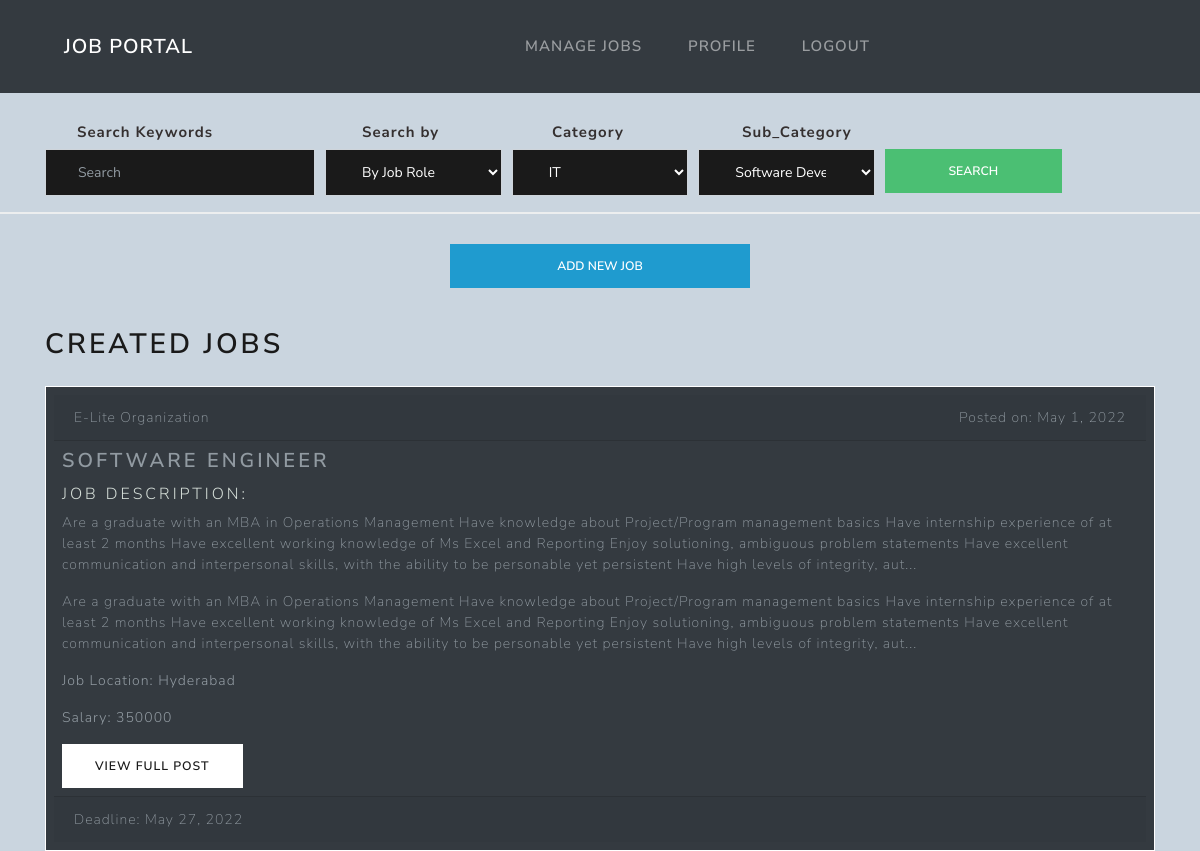
The app's page /manage_jobs (signed in) with its own data.
### core/models.py (models this page shows, shortened)
class Job(models.Model):
    job_role = models.CharField(max_length=255)
    job_description = models.CharField(max_length=1000)
    organization = models.CharField(max_length=255)
    remuneration = models.IntegerField()
    location = models.CharField(max_length=255)
    category = models.ForeignKey(
        Category, on_delete=models.SET_NULL, null=True)
    sub_category = models.ForeignKey(
        Subcategory, on_delete=models.SET_NULL, null=True)
    skill_required_1 = models.CharField(max_length=255)
    skill_required_2 = models.CharField(max_length=255)
    skill_required_3 = models.CharField(max_length=255, blank=True, null=True)
    skill_required_4 = models.CharField(max_length=255, blank=True, null=True)
    skill_required_5 = models.CharField(max_length=255, blank=True, null=True)
    deadline = models.DateField()
    posted_date = models.DateField(auto_now_add=True)
    recruiter = models.ForeignKey(RecruiterProfile, on_delete=models.CASCADE)

### core/views.py (the view)
# urls.py: path("manage_jobs", manage_jobs, name='manage_jobs'),
@ login_required
def manage_jobs(request):
    try:
        r_profile = RecruiterProfile.objects.get(recruiter_id=request.user.id)
        job_list = Job.objects.filter(recruiter_id=r_profile.id)
        args = {'jobs': job_list}
    except:
        job_list = []
        args = {'jobs': job_list}
    return render(request, 'components/managejobs.html', args)

### core/templates/components/managejobs.html (shortened to what this page needs)
{% extends "base.html" %}
{% block content %}
<div class="container">
    <div class="add-job text-center">
        <a class="text-center" href="{% url 'add_job' %}">
            <button class="btn btn-info text-center" style="width: 300px; margin-top: 30px"> Add New Job </button>
        </a>
    </div>
</div>
<div class="container">
    <div style="margin-top: 40px">
        {% if jobs %}
        <h2> Created Jobs </h2>
        {% for job in jobs %}
        <div class="card bg-dark border-light text-xs-center mt-4 p-2">
            <div class="card-header"><span class="float-left">{{job.organization}}</span>
                <span class="float-right">Posted on: {{job.posted_date}}</span>
            </div>
            <div class="card-block mt-2 mb-2">
                <h4 class="card-title ml-2">{{job.job_role}}</h4>
                <h5 class="font-weight-light ml-2">Job Description:</h5>
                <p class="card-text ml-2">
                    {{job.job_description|slice:":400"}}...
                </p>
                <p class="card-text ml-2">
                    {{job.job_description|slice:":400"}}...
                </p>
                <p class="font-weight-light ml-2">Job Location: {{job.location}}</p>
                <p class="font-weight-light ml-2">Salary: {{job.remuneration}}</p>
                <a href="{% url 'job_details' job.id %}" class="btn btn-secondary ml-2">View Full Post</a>
            </div>
            <div class="card-footer text-muted">Deadline: {{job.deadline}}</div>
        </div>
        {% endfor %}
        {% else %}
        <h6 style="margin-top: 100px;color: #c9302c"> You have not created any jobs </h6>
        {% endif %}
    </div>
</div>
{% endblock %}

### static/css/main.css (style rules this page uses)
body { margin: 0; padding: 0; background-color: #cad5df; }
.job_list h3, h4, h5, h6 { color: #d6dfd9; }

### records on screen
Job: organization "E-Lite Organization", posted_date "May 1, 2022", job_role "SOFTWARE ENGINEER", job_description "Are a graduate with an MBA in Operations Management Have knowledge about Project/Program management basics Have internship experience of at least 2 months Have excellent working knowledge of Ms Excel and Reporting Enjoy solutioning, ambiguous problem statements Have excellent communication and interpersonal skills, with the ability to be personable yet persistent Have high levels of integrity, aut", location "Hyderabad", remuneration "350000", deadline "May 27, 2022"
